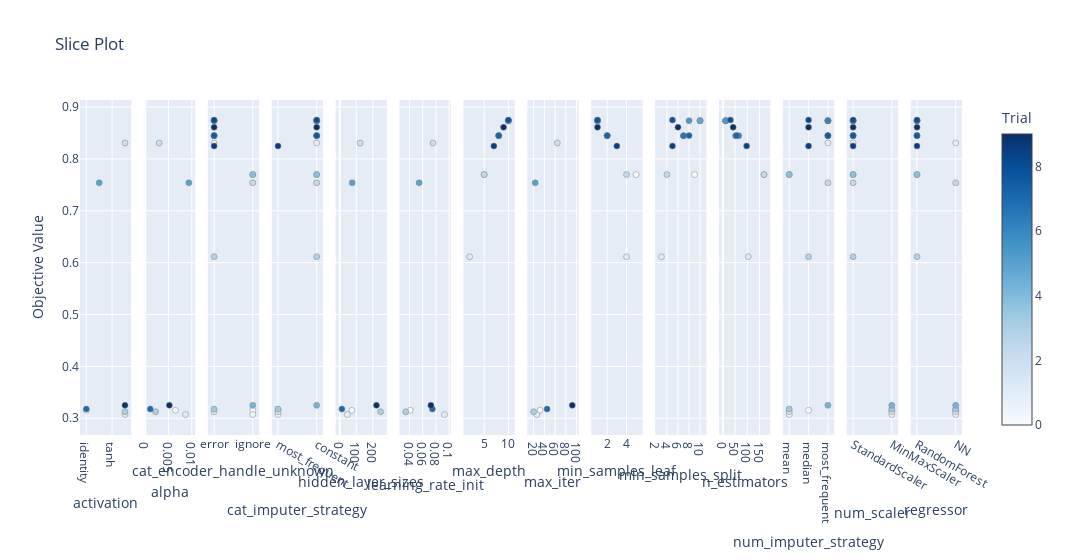

Notebook source saved alongside this figure:
### Code cell
# Convert X_train and X_test back to pandas DataFrame
# X_train_df = pd.DataFrame(X_train)
# X_test_df = pd.DataFrame(X_test)
X = pd.DataFrame(X)

# Before Optimization process (for the default hyperparameters)
base_pipeline = Pipeline(steps=[
    ('preprocessor', ColumnTransformer(transformers=[
        ('num', Pipeline(steps=[
            ('imputer', SimpleImputer(strategy='mean')),
            ('scaler', StandardScaler())
        ]), X.select_dtypes(include=['int64', 'float64']).columns),
        ('cat', Pipeline(steps=[
            ('imputer', SimpleImputer(strategy='most_frequent')),
            ('onehot', OneHotEncoder(handle_unknown='error'))
        ]), X.select_dtypes(include=['object']).columns)
    ])),
    ('regressor', RandomForestRegressor(random_state=42))
])

base_pipeline.fit(X_train, y_train)
y_base_pred = base_pipeline.predict(X_test)
accuracy_base = r2_score(y_test, y_base_pred)

print("Base Accuracy: {}".format(accuracy_base))

# Optimization
study = optuna.create_study(direction='maximize')
study.optimize(objective, n_trials=20)

# After Optimization
best_trial = study.best_trial
best_params = best_trial.params

print('Optimized Accuracy: {}'.format(best_trial.value))
print("Best Hyperparameters: {}".format(best_params))

vis.plot_optimization_history(study)
vis.plot_slice(study)

### Figure 1 — Plotly figure (JSON) as saved in the notebook; plotly's stock layout.template omitted (floating-point values rounded to 4 significant figures)
{"data": [{"marker": {"color": [0, 1, 2, 3, 5, 7, 9], "colorbar": {"title": {"text": "Trial"}, "x": 1, "xpad": 40}, "colorscale": [[0, "rgb(247,251,255)"], [0.125, "rgb(222,235,247)"], [0.25, "rgb(198,219,239)"], [0.375, "rgb(158,202,225)"], [0.5, "rgb(107,174,214)"], [0.625, "rgb(66,146,198)"], [0.75, "rgb(33,113,181)"], [0.875, "rgb(8,81,156)"], [1, "rgb(8,48,107)"]], "line": {"color": "Grey", "width": 0.5}, "showscale": true}, "mode": "markers", "name": "Feasible Trial", "showlegend": false, "type": "scatter", "x": ["identity", "relu", "relu", "relu", "logistic", "identity", "relu"], "xaxis": "x", "y": [0.3154, 0.3072, 0.8307, 0.3126, 0.754, 0.3177, 0.3248], "yaxis": "y"}, {"marker": {"color": [0, 1, 2, 3, 5, 7, 9], "colorbar": {"title": {"text": "Trial"}, "x": 1, "xpad": 40}, "colorscale": [[0, "rgb(247,251,255)"], [0.125, "rgb(222,235,247)"], [0.25, "rgb(198,219,239)"], [0.375, "rgb(158,202,225)"], [0.5, "rgb(107,174,214)"], [0.625, "rgb(66,146,198)"], [0.75, "rgb(33,113,181)"], [0.875, "rgb(8,81,156)"], [1, "rgb(8,48,107)"]], "line": {"color": "Grey", "width": 0.5}, "showscale": false}, "mode": "markers", "name": "Feasible Trial", "showlegend": false, "type": "scatter", "x": [0.006492, 0.008662, 0.002994, 0.002222, 0.00937, 0.001073, 0.00518], "xaxis": "x2", "y": [0.3154, 0.3072, 0.8307, 0.3126, 0.754, 0.3177, 0.3248], "yaxis": "y2"}, {"marker": {"color": [0, 1, 2, 3, 4, 5, 6, 7, 8, 9, 10, 11, 12, 13, 14, 15, 16, 17, 18, 19], "colorbar": {"title": {"text": "Trial"}, "x": 1, "xpad": 40}, "colorscale": [[0, "rgb(247,251,255)"], [0.125, "rgb(222,235,247)"], [0.25, "rgb(198,219,239)"], [0.375, "rgb(158,202,225)"], [0.5, "rgb(107,174,214)"], [0.625, "rgb(66,146,198)"], [0.75, "rgb(33,113,181)"], [0.875, "rgb(8,81,156)"], [1, "rgb(8,48,107)"]], "line": {"color": "Grey", "width": 0.5}, "showscale": false}, "mode": "markers", "name": "Feasible Trial", "showlegend": false, "type": "scatter", "x": ["ignore", "ignore", "error", "error", "ignore", "ignore", "error", "error", "ignore", "ignore", "error", "error", "error", "error", "error", "error", "error", "error", "error", "error"], "xaxis": "x3", "y": [0.3154, 0.3072, 0.8307, 0.3126, 0.7699, 0.754, 0.6114, 0.3177, 0.7699, 0.3248, 0.8735, 0.8737, 0.8737, 0.8738, 0.8448, 0.8446, 0.845, 0.875, 0.8248, 0.8611], "yaxis": "y3"}, {"marker": {"color": [0, 1, 2, 3, 4, 5, 6, 7, 8, 9, 10, 11, 12, 13, 14, 15, 16, 17, 18, 19], "colorbar": {"title": {"text": "Trial"}, "x": 1, "xpad": 40}, "colorscale": [[0, "rgb(247,251,255)"], [0.125, "rgb(222,235,247)"], [0.25, "rgb(198,219,239)"], [0.375, "rgb(158,202,225)"], [0.5, "rgb(107,174,214)"], [0.625, "rgb(66,146,198)"], [0.75, "rgb(33,113,181)"], [0.875, "rgb(8,81,156)"], [1, "rgb(8,48,107)"]], "line": {"color": "Grey", "width": 0.5}, "showscale": false}, "mode": "markers", "name": "Feasible Trial", "showlegend": false, "type": "scatter", "x": ["most_frequent", "most_frequent", "constant", "most_frequent", "constant", "constant", "constant", "most_frequent", "constant", "constant", "constant", "constant", "constant", "constant", "constant", "constant", "constant", "constant", "most_frequent", "constant"], "xaxis": "x4", "y": [0.3154, 0.3072, 0.8307, 0.3126, 0.7699, 0.754, 0.6114, 0.3177, 0.7699, 0.3248, 0.8735, 0.8737, 0.8737, 0.8738, 0.8448, 0.8446, 0.845, 0.875, 0.8248, 0.8611], "yaxis": "y4"}, {"marker": {"color": [0, 1, 2, 3, 5, 7, 9], "colorbar": {"title": {"text": "Trial"}, "x": 1, "xpad": 40}, "colorscale": [[0, "rgb(247,251,255)"], [0.125, "rgb(222,235,247)"], [0.25, "rgb(198,219,239)"], [0.375, "rgb(158,202,225)"], [0.5, "rgb(107,174,214)"], [0.625, "rgb(66,146,198)"], [0.75, "rgb(33,113,181)"], [0.875, "rgb(8,81,156)"], [1, "rgb(8,48,107)"]], "line": {"color": "Grey", "width": 0.5}, "showscale": false}, "mode": "markers", "name": "Feasible Trial", "showlegend": false, "type": "scatter", "x": [73, 46, 123, 247, 75, 13, 222], "xaxis": "x5", "y": [0.3154, 0.3072, 0.8307, 0.3126, 0.754, 0.3177, 0.3248], "yaxis": "y5"}, {"marker": {"color": [0, 1, 2, 3, 5, 7, 9], "colorbar": {"title": {"text": "Trial"}, "x": 1, "xpad": 40}, "colorscale": [[0, "rgb(247,251,255)"], [0.125, "rgb(222,235,247)"], [0.25, "rgb(198,219,239)"], [0.375, "rgb(158,202,225)"], [0.5, "rgb(107,174,214)"], [0.625, "rgb(66,146,198)"], [0.75, "rgb(33,113,181)"], [0.875, "rgb(8,81,156)"], [1, "rgb(8,48,107)"]], "line": {"color": "Grey", "width": 0.5}, "showscale": false}, "mode": "markers", "name": "Feasible Trial", "showlegend": false, "type": "scatter", "x": [0.04108, 0.09297, 0.07565, 0.03433, 0.05455, 0.07462, 0.07237], "xaxis": "x6", "y": [0.3154, 0.3072, 0.8307, 0.3126, 0.754, 0.3177, 0.3248], "yaxis": "y6"}, {"marker": {"color": [4, 6, 8, 10, 11, 12, 13, 14, 15, 16, 17, 18, 19], "colorbar": {"title": {"text": "Trial"}, "x": 1, "xpad": 40}, "colorscale": [[0, "rgb(247,251,255)"], [0.125, "rgb(222,235,247)"], [0.25, "rgb(198,219,239)"], [0.375, "rgb(158,202,225)"], [0.5, "rgb(107,174,214)"], [0.625, "rgb(66,146,198)"], [0.75, "rgb(33,113,181)"], [0.875, "rgb(8,81,156)"], [1, "rgb(8,48,107)"]], "line": {"color": "Grey", "width": 0.5}, "showscale": false}, "mode": "markers", "name": "Feasible Trial", "showlegend": false, "type": "scatter", "x": [5, 2, 5, 10, 10, 10, 10, 8, 8, 8, 10, 7, 9], "xaxis": "x7", "y": [0.7699, 0.6114, 0.7699, 0.8735, 0.8737, 0.8737, 0.8738, 0.8448, 0.8446, 0.845, 0.875, 0.8248, 0.8611], "yaxis": "y7"}, {"marker": {"color": [0, 1, 2, 3, 5, 7, 9], "colorbar": {"title": {"text": "Trial"}, "x": 1, "xpad": 40}, "colorscale": [[0, "rgb(247,251,255)"], [0.125, "rgb(222,235,247)"], [0.25, "rgb(198,219,239)"], [0.375, "rgb(158,202,225)"], [0.5, "rgb(107,174,214)"], [0.625, "rgb(66,146,198)"], [0.75, "rgb(33,113,181)"], [0.875, "rgb(8,81,156)"], [1, "rgb(8,48,107)"]], "line": {"color": "Grey", "width": 0.5}, "showscale": false}, "mode": "markers", "name": "Feasible Trial", "showlegend": false, "type": "scatter", "x": [32, 26, 64, 20, 23, 45, 92], "xaxis": "x8", "y": [0.3154, 0.3072, 0.8307, 0.3126, 0.754, 0.3177, 0.3248], "yaxis": "y8"}, {"marker": {"color": [4, 6, 8, 10, 11, 12, 13, 14, 15, 16, 17, 18, 19], "colorbar": {"title": {"text": "Trial"}, "x": 1, "xpad": 40}, "colorscale": [[0, "rgb(247,251,255)"], [0.125, "rgb(222,235,247)"], [0.25, "rgb(198,219,239)"], [0.375, "rgb(158,202,225)"], [0.5, "rgb(107,174,214)"], [0.625, "rgb(66,146,198)"], [0.75, "rgb(33,113,181)"], [0.875, "rgb(8,81,156)"], [1, "rgb(8,48,107)"]], "line": {"color": "Grey", "width": 0.5}, "showscale": false}, "mode": "markers", "name": "Feasible Trial", "showlegend": false, "type": "scatter", "x": [5, 4, 4, 1, 1, 1, 1, 2, 2, 2, 1, 3, 1], "xaxis": "x9", "y": [0.7699, 0.6114, 0.7699, 0.8735, 0.8737, 0.8737, 0.8738, 0.8448, 0.8446, 0.845, 0.875, 0.8248, 0.8611], "yaxis": "y9"}, {"marker": {"color": [4, 6, 8, 10, 11, 12, 13, 14, 15, 16, 17, 18, 19], "colorbar": {"title": {"text": "Trial"}, "x": 1, "xpad": 40}, "colorscale": [[0, "rgb(247,251,255)"], [0.125, "rgb(222,235,247)"], [0.25, "rgb(198,219,239)"], [0.375, "rgb(158,202,225)"], [0.5, "rgb(107,174,214)"], [0.625, "rgb(66,146,198)"], [0.75, "rgb(33,113,181)"], [0.875, "rgb(8,81,156)"], [1, "rgb(8,48,107)"]], "line": {"color": "Grey", "width": 0.5}, "showscale": false}, "mode": "markers", "name": "Feasible Trial", "showlegend": false, "type": "scatter", "x": [9, 3, 4, 10, 10, 10, 8, 7, 7, 8, 5, 5, 6], "xaxis": "x10", "y": [0.7699, 0.6114, 0.7699, 0.8735, 0.8737, 0.8737, 0.8738, 0.8448, 0.8446, 0.845, 0.875, 0.8248, 0.8611], "yaxis": "y10"}, {"marker": {"color": [4, 6, 8, 10, 11, 12, 13, 14, 15, 16, 17, 18, 19], "colorbar": {"title": {"text": "Trial"}, "x": 1, "xpad": 40}, "colorscale": [[0, "rgb(247,251,255)"], [0.125, "rgb(222,235,247)"], [0.25, "rgb(198,219,239)"], [0.375, "rgb(158,202,225)"], [0.5, "rgb(107,174,214)"], [0.625, "rgb(66,146,198)"], [0.75, "rgb(33,113,181)"], [0.875, "rgb(8,81,156)"], [1, "rgb(8,48,107)"]], "line": {"color": "Grey", "width": 0.5}, "showscale": false}, "mode": "markers", "name": "Feasible Trial", "showlegend": false, "type": "scatter", "x": [168, 104, 168, 10, 12, 12, 12, 65, 52, 56, 31, 97, 42], "xaxis": "x11", "y": [0.7699, 0.6114, 0.7699, 0.8735, 0.8737, 0.8737, 0.8738, 0.8448, 0.8446, 0.845, 0.875, 0.8248, 0.8611], "yaxis": "y11"}, {"marker": {"color": [0, 1, 2, 3, 4, 5, 6, 7, 8, 9, 10, 11, 12, 13, 14, 15, 16, 17, 18, 19], "colorbar": {"title": {"text": "Trial"}, "x": 1, "xpad": 40}, "colorscale": [[0, "rgb(247,251,255)"], [0.125, "rgb(222,235,247)"], [0.25, "rgb(198,219,239)"], [0.375, "rgb(158,202,225)"], [0.5, "rgb(107,174,214)"], [0.625, "rgb(66,146,198)"], [0.75, "rgb(33,113,181)"], [0.875, "rgb(8,81,156)"], [1, "rgb(8,48,107)"]], "line": {"color": "Grey", "width": 0.5}, "showscale": false}, "mode": "markers", "name": "Feasible Trial", "showlegend": false, "type": "scatter", "x": ["median", "mean", "most_frequent", "mean", "mean", "most_frequent", "median", "mean", "mean", "most_frequent", "most_frequent", "most_frequent", "most_frequent", "most_frequent", "most_frequent", "most_frequent", "most_frequent", "median", "median", "median"], "xaxis": "x12", "y": [0.3154, 0.3072, 0.8307, 0.3126, 0.7699, 0.754, 0.6114, 0.3177, 0.7699, 0.3248, 0.8735, 0.8737, 0.8737, 0.8738, 0.8448, 0.8446, 0.845, 0.875, 0.8248, 0.8611], "yaxis": "y12"}, {"marker": {"color": [0, 1, 2, 3, 4, 5, 6, 7, 8, 9, 10, 11, 12, 13, 14, 15, 16, 17, 18, 19], "colorbar": {"title": {"text": "Trial"}, "x": 1, "xpad": 40}, "colorscale": [[0, "rgb(247,251,255)"], [0.125, "rgb(222,235,247)"], [0.25, "rgb(198,219,239)"], [0.375, "rgb(158,202,225)"], [0.5, "rgb(107,174,214)"], [0.625, "rgb(66,146,198)"], [0.75, "rgb(33,113,181)"], [0.875, "rgb(8,81,156)"], [1, "rgb(8,48,107)"]], "line": {"color": "Grey", "width": 0.5}, "showscale": false}, "mode": "markers", "name": "Feasible Trial", "showlegend": false, "type": "scatter", "x": ["MinMaxScaler", "MinMaxScaler", "StandardScaler", "MinMaxScaler", "StandardScaler", "StandardScaler", "StandardScaler", "MinMaxScaler", "StandardScaler", "MinMaxScaler", "StandardScaler", "StandardScaler", "StandardScaler", "StandardScaler", "StandardScaler", "StandardScaler", "StandardScaler", "StandardScaler", "StandardScaler", "StandardScaler"], "xaxis": "x13", "y": [0.3154, 0.3072, 0.8307, 0.3126, 0.7699, 0.754, 0.6114, 0.3177, 0.7699, 0.3248, 0.8735, 0.8737, 0.8737, 0.8738, 0.8448, 0.8446, 0.845, 0.875, 0.8248, 0.8611], "yaxis": "y13"}, {"marker": {"color": [0, 1, 2, 3, 4, 5, 6, 7, 8, 9, 10, 11, 12, 13, 14, 15, 16, 17, 18, 19], "colorbar": {"title": {"text": "Trial"}, "x": 1, "xpad": 40}, "colorscale": [[0, "rgb(247,251,255)"], [0.125, "rgb(222,235,247)"], [0.25, "rgb(198,219,239)"], [0.375, "rgb(158,202,225)"], [0.5, "rgb(107,174,214)"], [0.625, "rgb(66,146,198)"], [0.75, "rgb(33,113,181)"], [0.875, "rgb(8,81,156)"], [1, "rgb(8,48,107)"]], "line": {"color": "Grey", "width": 0.5}, "showscale": false}, "mode": "markers", "name": "Feasible Trial", "showlegend": false, "type": "scatter", "x": ["NN", "NN", "NN", "NN", "RandomForest", "NN", "RandomForest", "NN", "RandomForest", "NN", "RandomForest", "RandomForest", "RandomForest", "RandomForest", "RandomForest", "RandomForest", "RandomForest", "RandomForest", "RandomForest", "RandomForest"], "xaxis": "x14", "y": [0.3154, 0.3072, 0.8307, 0.3126, 0.7699, 0.754, 0.6114, 0.3177, 0.7699, 0.3248, 0.8735, 0.8737, 0.8737, 0.8738, 0.8448, 0.8446, 0.845, 0.875, 0.8248, 0.8611], "yaxis": "y14"}], "layout": {"title": {"text": "Slice Plot"}, "width": 4200, "xaxis": {"anchor": "y", "categoryarray": ["identity", "logistic", "tanh", "relu"], "categoryorder": "array", "domain": [0, 0.05816], "title": {"text": "activation"}, "type": "category"}, "xaxis10": {"anchor": "y10", "domain": [0.652, 0.7102], "title": {"text": "min_samples_split"}}, "xaxis11": {"anchor": "y11", "domain": [0.7245, 0.7827], "title": {"text": "n_estimators"}}, "xaxis12": {"anchor": "y12", "categoryarray": ["mean", "median", "most_frequent"], "categoryorder": "array", "domain": [0.7969, 0.8551], "title": {"text": "num_imputer_strategy"}, "type": "category"}, "xaxis13": {"anchor": "y13", "categoryarray": ["StandardScaler", "MinMaxScaler"], "categoryorder": "array", "domain": [0.8694, 0.9276], "title": {"text": "num_scaler"}, "type": "category"}, "xaxis14": {"anchor": "y14", "categoryarray": ["RandomForest", "NN"], "categoryorder": "array", "domain": [0.9418, 1], "title": {"text": "regressor"}, "type": "category"}, "xaxis2": {"anchor": "y2", "domain": [0.07245, 0.1306], "title": {"text": "alpha"}}, "xaxis3": {"anchor": "y3", "categoryarray": ["error", "ignore"], "categoryorder": "array", "domain": [0.1449, 0.2031], "title": {"text": "cat_encoder_handle_unknown"}, "type": "category"}, "xaxis4": {"anchor": "y4", "categoryarray": ["most_frequent", "constant"], "categoryorder": "array", "domain": [0.2173, 0.2755], "title": {"text": "cat_imputer_strategy"}, "type": "category"}, "xaxis5": {"anchor": "y5", "domain": [0.2898, 0.348], "title": {"text": "hidden_layer_sizes"}}, "xaxis6": {"anchor": "y6", "domain": [0.3622, 0.4204], "title": {"text": "learning_rate_init"}}, "xaxis7": {"anchor": "y7", "domain": [0.4347, 0.4929], "title": {"text": "max_depth"}}, "xaxis8": {"anchor": "y8", "domain": [0.5071, 0.5653], "title": {"text": "max_iter"}}, "xaxis9": {"anchor": "y9", "domain": [0.5796, 0.6378], "title": {"text": "min_samples_leaf"}}, "yaxis": {"anchor": "x", "domain": [0, 1], "title": {"text": "Objective Value"}}, "yaxis10": {"anchor": "x10", "domain": [0, 1], "matches": "y", "showticklabels": false}, "yaxis11": {"anchor": "x11", "domain": [0, 1], "matches": "y", "showticklabels": false}, "yaxis12": {"anchor": "x12", "domain": [0, 1], "matches": "y", "showticklabels": false}, "yaxis13": {"anchor": "x13", "domain": [0, 1], "matches": "y", "showticklabels": false}, "yaxis14": {"anchor": "x14", "domain": [0, 1], "matches": "y", "showticklabels": false}, "yaxis2": {"anchor": "x2", "domain": [0, 1], "matches": "y", "showticklabels": false}, "yaxis3": {"anchor": "x3", "domain": [0, 1], "matches": "y", "showticklabels": false}, "yaxis4": {"anchor": "x4", "domain": [0, 1], "matches": "y", "showticklabels": false}, "yaxis5": {"anchor": "x5", "domain": [0, 1], "matches": "y", "showticklabels": false}, "yaxis6": {"anchor": "x6", "domain": [0, 1], "matches": "y", "showticklabels": false}, "yaxis7": {"anchor": "x7", "domain": [0, 1], "matches": "y", "showticklabels": false}, "yaxis8": {"anchor": "x8", "domain": [0, 1], "matches": "y", "showticklabels": false}, "yaxis9": {"anchor": "x9", "domain": [0, 1], "matches": "y", "showticklabels": false}}}
